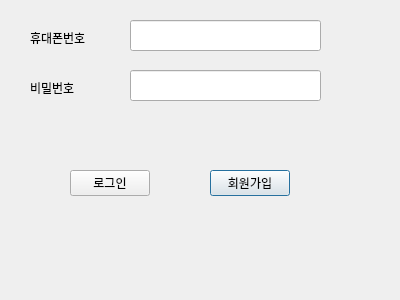
<?xml version="1.0" encoding="UTF-8"?>
<ui version="4.0">
 <class>Dialog</class>
 <widget class="QDialog" name="Dialog">
  <property name="geometry">
   <rect>
    <x>0</x>
    <y>0</y>
    <width>400</width>
    <height>300</height>
   </rect>
  </property>
  <property name="windowTitle">
   <string>Login</string>
  </property>
  <widget class="QPushButton" name="btnSignup">
   <property name="geometry">
    <rect>
     <x>210</x>
     <y>170</y>
     <width>80</width>
     <height>26</height>
    </rect>
   </property>
   <property name="text">
    <string>회원가입</string>
   </property>
  </widget>
  <widget class="QPushButton" name="btnLogin">
   <property name="geometry">
    <rect>
     <x>70</x>
     <y>170</y>
     <width>80</width>
     <height>26</height>
    </rect>
   </property>
   <property name="text">
    <string>로그인</string>
   </property>
  </widget>
  <widget class="QLabel" name="label">
   <property name="geometry">
    <rect>
     <x>30</x>
     <y>30</y>
     <width>91</width>
     <height>16</height>
    </rect>
   </property>
   <property name="text">
    <string>휴대폰번호</string>
   </property>
  </widget>
  <widget class="QLabel" name="label_2">
   <property name="geometry">
    <rect>
     <x>30</x>
     <y>80</y>
     <width>81</width>
     <height>16</height>
    </rect>
   </property>
   <property name="text">
    <string>비밀번호</string>
   </property>
  </widget>
  <widget class="QLineEdit" name="etId">
   <property name="geometry">
    <rect>
     <x>130</x>
     <y>20</y>
     <width>191</width>
     <height>31</height>
    </rect>
   </property>
   <property name="echoMode">
    <enum>QLineEdit::Normal</enum>
   </property>
  </widget>
  <widget class="QLineEdit" name="etPass">
   <property name="geometry">
    <rect>
     <x>130</x>
     <y>70</y>
     <width>191</width>
     <height>31</height>
    </rect>
   </property>
   <property name="echoMode">
    <enum>QLineEdit::Password</enum>
   </property>
  </widget>
 </widget>
 <resources/>
 <connections/>
</ui>
